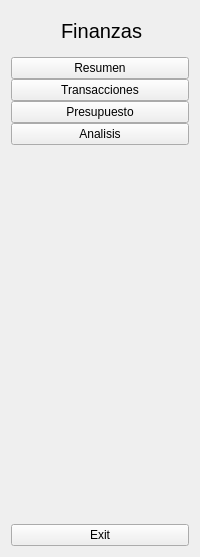
     <widget class="QWidget" name="widgetMenu" native="true">
      <layout class="QVBoxLayout" name="verticalLayout_4">
       <item>
        <layout class="QHBoxLayout" name="horizontalLayout_2">
         <property name="spacing">
          <number>10</number>
         </property>
         <item>
          <widget class="QLabel" name="logo_label_2">
           <property name="minimumSize">
            <size>
             <width>40</width>
             <height>40</height>
            </size>
           </property>
           <property name="maximumSize">
            <size>
             <width>40</width>
             <height>40</height>
            </size>
           </property>
           <property name="text">
            <string/>
           </property>
           <property name="pixmap">
            <pixmap resource="resource.qrc">:/icon/icon/balance.png</pixmap>
           </property>
           <property name="scaledContents">
            <bool>true</bool>
           </property>
          </widget>
         </item>
         <item>
          <widget class="QLabel" name="lblLogoMenuGrande">
           <property name="font">
            <font>
             <pointsize>15</pointsize>
            </font>
           </property>
           <property name="text">
            <string>Finanzas</string>
           </property>
          </widget>
         </item>
        </layout>
       </item>
       <item>
        <layout class="QVBoxLayout" name="verticalLayout_2">
         <property name="spacing">
          <number>0</number>
         </property>
         <item>
          <widget class="QPushButton" name="btnResumen">
           <property name="text">
            <string>Resumen</string>
           </property>
           <property name="icon">
            <iconset resource="resource.qrc">
             <normaloff>:/icon/icon/home-4-32.ico</normaloff>
             <normalon>:/icon/icon/home-4-48.ico</normalon>:/icon/icon/home-4-32.ico</iconset>
           </property>
           <property name="iconSize">
            <size>
             <width>14</width>
             <height>14</height>
            </size>
           </property>
           <property name="checkable">
            <bool>true</bool>
           </property>
           <property name="autoExclusive">
            <bool>true</bool>
           </property>
          </widget>
         </item>
         <item>
          <widget class="QPushButton" name="btnTransacciones">
           <property name="text">
            <string>Transacciones</string>
           </property>
           <property name="icon">
            <iconset resource="resource.qrc">
             <normaloff>:/icon/icon/dashboard-5-32.ico</normaloff>
             <normalon>:/icon/icon/dashboard-5-48.ico</normalon>:/icon/icon/dashboard-5-32.ico</iconset>
           </property>
           <property name="iconSize">
            <size>
             <width>14</width>
             <height>14</height>
            </size>
           </property>
           <property name="checkable">
            <bool>true</bool>
           </property>
           <property name="autoExclusive">
            <bool>true</bool>
           </property>
          </widget>
         </item>
         <item>
          <widget class="QPushButton" name="btnPresupuesto">
           <property name="text">
            <string>Presupuesto</string>
           </property>
           <property name="icon">
            <iconset resource="resource.qrc">
             <normaloff>:/icon/icon/activity-feed-32.ico</normaloff>
             <normalon>:/icon/icon/activity-feed-48.ico</normalon>:/icon/icon/activity-feed-32.ico</iconset>
           </property>
           <property name="iconSize">
            <size>
             <width>14</width>
             <height>14</height>
            </size>
           </property>
           <property name="checkable">
            <bool>true</bool>
           </property>
           <property name="autoExclusive">
            <bool>true</bool>
           </property>
          </widget>
         </item>
         <item>
          <widget class="QPushButton" name="btnAnalisis">
           <property name="text">
            <string>Analisis</string>
           </property>
           <property name="icon">
            <iconset resource="resource.qrc">
             <normaloff>:/icon/icon/product-32.ico</normaloff>
             <normalon>:/icon/icon/product-48.ico</normalon>:/icon/icon/product-32.ico</iconset>
           </property>
           <property name="iconSize">
            <size>
             <width>14</width>
             <height>14</height>
            </size>
           </property>
           <property name="checkable">
            <bool>true</bool>
           </property>
           <property name="autoExclusive">
            <bool>true</bool>
           </property>
          </widget>
         </item>
        </layout>
       </item>
       <item>
        <spacer name="verticalSpacer_2">
         <property name="orientation">
          <enum>Qt::Orientation::Vertical</enum>
         </property>
         <property name="sizeHint" stdset="0">
          <size>
           <width>20</width>
           <height>373</height>
          </size>
         </property>
        </spacer>
       </item>
       <item>
        <widget class="QPushButton" name="btnSalir">
         <property name="text">
          <string>Exit</string>
         </property>
         <property name="icon">
          <iconset resource="resource.qrc">
           <normaloff>:/icon/icon/close-window-64.ico</normaloff>:/icon/icon/close-window-64.ico</iconset>
         </property>
         <property name="iconSize">
          <size>
           <width>14</width>
           <height>14</height>
          </size>
         </property>
        </widget>
       </item>
      </layout>
     </widget>
